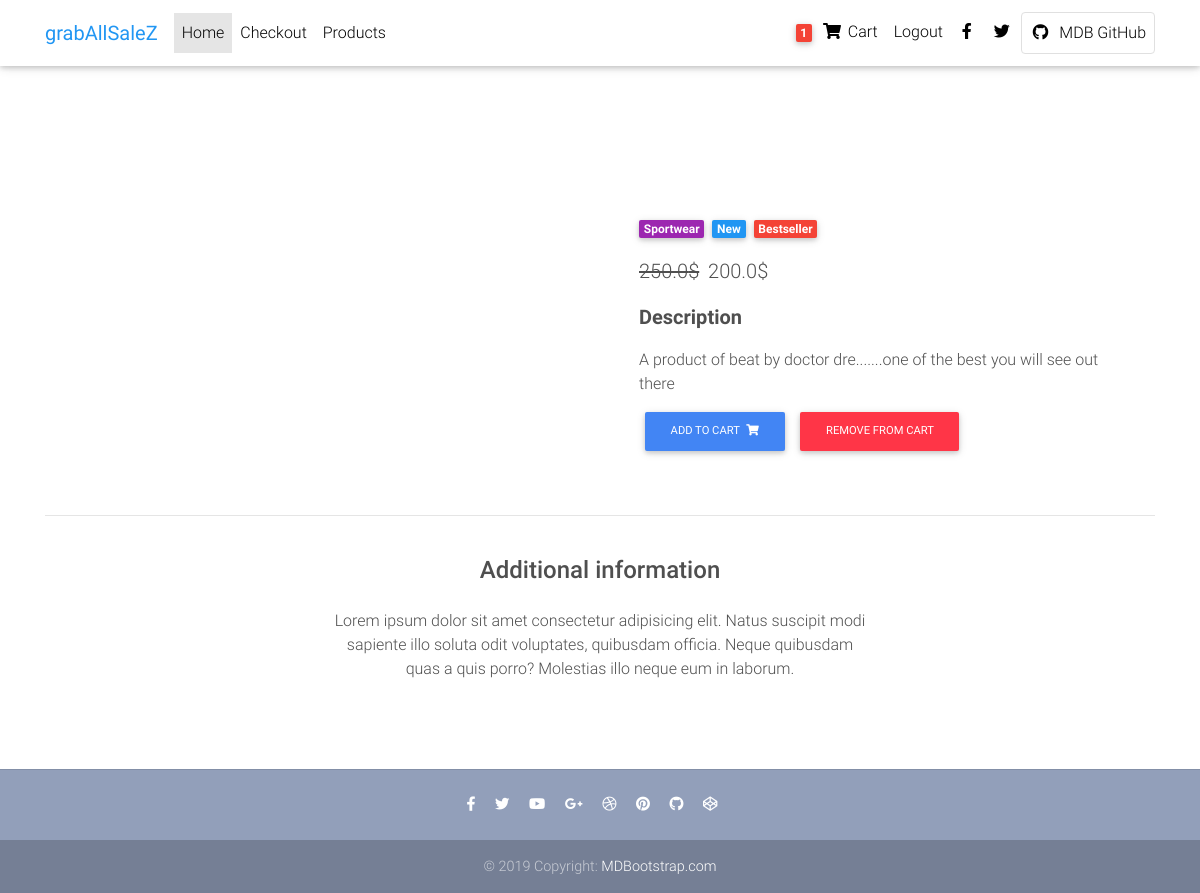
The app's page /product/test-product-2/ (signed in) with its own data.
### core/models.py (models this page shows, shortened)
class Order(models.Model):
    user = models.ForeignKey(settings.AUTH_USER_MODEL, on_delete=models.CASCADE)
    ref_code = models.CharField(max_length=20, blank=True, null=True)
    items = models.ManyToManyField(OrderItem)
    start_date = models.DateTimeField(auto_now_add=True)
    ordered_date = models.DateTimeField()
    ordered = models.BooleanField(default=False)
    shipping_address = models.ForeignKey('Address', related_name='shipping_address', on_delete=models.SET_NULL, blank=True, null=True)
    billing_address = models.ForeignKey('Address', related_name='billing_address', on_delete=models.SET_NULL, blank=True, null=True)
    payment = models.ForeignKey('Payment', on_delete=models.SET_NULL, blank=True, null=True)
    coupon = models.ForeignKey('Coupon', on_delete=models.SET_NULL, blank=True, null=True)
    being_delivered = models.BooleanField(default=False)
    received = models.BooleanField(default=False)
    refund_requested = models.BooleanField(default=False)
    refund_granted = models.BooleanField(default=False)
    '''
    1. item added to cart.
    2. adding a billing address
    (failed checkout)
    3. payment
    (preprocessing, processing and packaging)
    4. being delivered
    5. received
    6. refunds
    '''

class Item(models.Model):
    title = models.CharField(max_length=100)
    price = models.FloatField()
    discount_price = models.FloatField(blank=True, null=True)
    description = models.TextField()
    category = models.CharField(choices=CATEGORY_CHOICES, max_length=2)
    label = models.CharField(choices=LABEL_CHOICES, max_length=1)
    slug = models.SlugField()
    image = models.ImageField()
    def get_add_to_cart_url(self):
        return reverse("core:add-to-cart", kwargs={'slug':self.slug})
    def get_remove_from_cart_url(self):
        return reverse("core:remove-from-cart", kwargs={'slug':self.slug})

### core/views.py (the view)
# urls.py: path('product/<slug>/', ItemDetailView.as_view(), name = 'product'),
class ItemDetailView(DetailView):
    model = Item
    template_name = 'product.html'

### core/templatetags/cart_template_tags.py (called while the page is built)
@register.filter
def cart_item_count(user):
     if user.is_authenticated:
         qs=Order.objects.filter(user=user, ordered=False)
         if qs.exists():
             return qs[0].items.count()
     return 0

### templates/product.html (shortened to what this page needs)
{% extends 'base.html' %}
{% block content %}
  <main class="mt-5 pt-4">
    <div class="container dark-grey-text mt-5">
      <div class="row wow fadeIn">
        <div class="col-md-6 mb-4">
        </div>
        <div class="col-md-6 mb-4">
          <div class="p-4">
            <div class="mb-3">
              <a href="">
                <span class="badge purple mr-1">{{ object.get_category_display }}</span>
              </a>
              <a href="">
                <span class="badge blue mr-1">New</span>
              </a>
              <a href="">
                <span class="badge red mr-1">Bestseller</span>
              </a>
            </div>
            <p class="lead">
                {% if object.discount_price %}
              <span class="mr-1">
                <del>{{ object.price }}$</del>
              </span>
                  <span>{{ object.discount_price }}$</span>
                {% else %}
              <span>{{ object.price }}$</span>
                {% endif %}
            </p>
            <p class="lead font-weight-bold">Description</p>
            <p>{{ object.description }}</p>
            <a href="{{ object.get_add_to_cart_url }}" class="btn btn-primary btn-md my-0 p">Add to cart
              <i class="fas fa-shopping-cart ml-1"></i>
            </a>
            <a href="{{ object.get_remove_from_cart_url }}" class="btn btn-danger btn-md my-0 p">remove from cart
            </a>
          </div>
        </div>
      </div>
      <hr>
      <div class="row d-flex justify-content-center wow fadeIn">
        <div class="col-md-6 text-center">
          <h4 class="my-4 h4">Additional information</h4>
          <p>Lorem ipsum dolor sit amet consectetur adipisicing elit. Natus suscipit modi sapiente illo soluta odit
            voluptates,
            quibusdam officia. Neque quibusdam quas a quis porro? Molestias illo neque eum in laborum.</p>
        </div>
      </div>
      <div class="row wow fadeIn">
        <div class="col-lg-4 col-md-12 mb-4">
        </div>
        <div class="col-lg-4 col-md-6 mb-4">
        </div>
        <div class="col-lg-4 col-md-6 mb-4">
        </div>
      </div>
    </div>
  </main>
{% endblock %}

### templates/navbar.html (shortened to what this page needs)
{% load cart_template_tags %}
<nav class="navbar fixed-top navbar-expand-lg navbar-light white scrolling-navbar">
  <div class="container">
    <a class="navbar-brand waves-effect" href="{% url 'core:home' %}" target="_blank">
      <strong class="blue-text">grabAllSaleZ</strong>
    </a>
    <div class="collapse navbar-collapse" id="navbarSupportedContent">
      <ul class="navbar-nav mr-auto">
        <li class="nav-item active">
          <a class="nav-link waves-effect" href="#">Home
          </a>
        </li>
        <li class="nav-item">
          <a class="nav-link waves-effect" href="{% url 'core:checkout' %}" target="_blank">Checkout</a>
        </li>
        <li class="nav-item">
          <a class="nav-link waves-effect" href="#"
            target="_blank">Products</a>
        </li>
      </ul>
      <ul class="navbar-nav nav-flex-icons">
        {% if request.user.is_authenticated %}
        <li class="nav-item">
          <a href="{% url 'core:order-summary' %}" class="nav-link waves-effect">
            <span class="badge red z-depth-1 mr-1"> {{ request.user|cart_item_count }} </span>
            <i class="fas fa-shopping-cart"></i>
            <span class="clearfix d-none d-sm-inline-block"> Cart </span>
          </a>
        </li>
        <li class="nav-item">
          <a class="nav-link waves-effect" href="{% url 'account_logout' %}" >
            <span class="clearfix d-none d-sm-inline-block"> Logout </span>
          </a>
        </li>
        {% endif %}
        <li class="nav-item">
          <a href="https://www.facebook.com/mdbootstrap" class="nav-link waves-effect" target="_blank">
            <i class="fab fa-facebook-f"></i>
          </a>
        </li>
        <li class="nav-item">
          <a href="https://twitter.com/MDBootstrap" class="nav-link waves-effect" target="_blank">
            <i class="fab fa-twitter"></i>
          </a>
        </li>
        <li class="nav-item">
          <a href="https://github.com/mdbootstrap/bootstrap-material-design" class="nav-link border border-light rounded waves-effect"
            target="_blank">
            <i class="fab fa-github mr-2"></i>MDB GitHub
          </a>
        </li>
      </ul>
    </div>
  </div>
</nav>

### templates/base.html (style rules this page uses)
html, body, header, .carousel { height: 60vh; }

### records on screen
Item: category "Sportwear", price "250.0", discount_price "200.0", description "A product of beat by doctor dre.......one of the best you will see out there"

### other values on screen
{{ request.user|cart_item_count }} "1"
